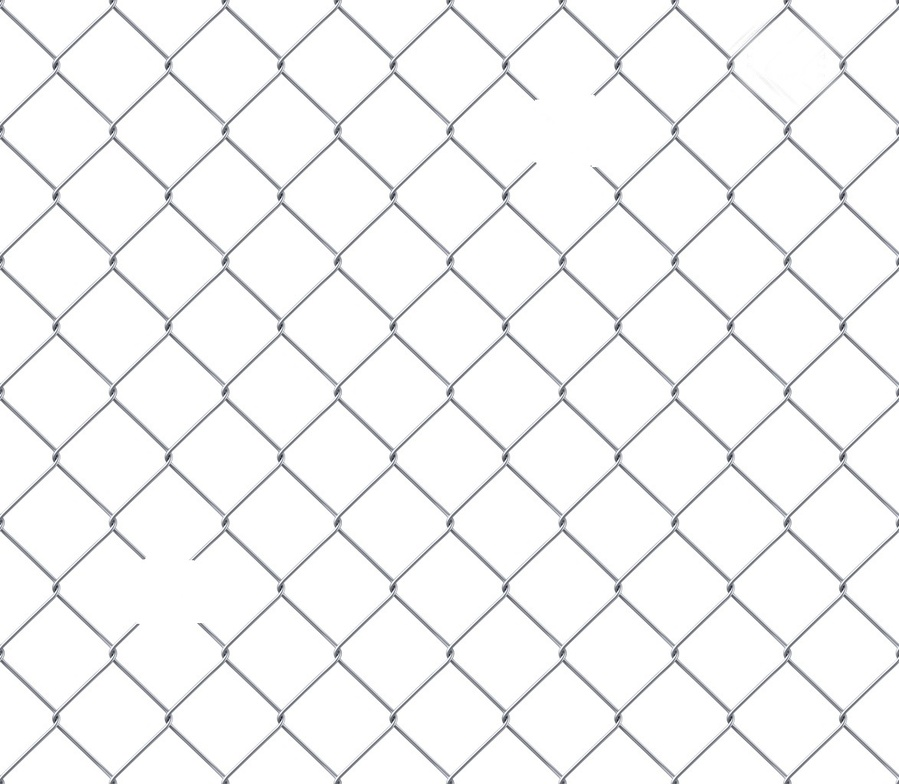
%> input picture codes/ch7_MorphologicalImageProcessing/4. Hole Detection by Binary Erosion/fence.jpg, 899 x 784 px, shrunk from 1173 x 1023 before the run
$ octave Binary_Erosion_Fence.m   (GNU Octave 9; MATLAB toolbox functions it lacks are replaced by stand-ins)
%> lines starting %> are read from the running program, lines starting %| are printed output that depends on the picture; in (x1, y1, x2, y2) boxes, pixels count from 0 and x2, y2 are one past the last pixel; in counts of white or black regions, pixels touching at a corner belong together; the program's own positions count from 1
% EE368/CS232 Digital Image Processing
% Bernd Girod
% Department of Electrical Engineering, Stanford University

% Script by Qiyuan Tian and David Chen
% Example: chain link fence hole detection

clear, clc, close all

% Load test image and binarize
img = imread('fence.jpg');
%> img is the input picture: size 784x899x3 uint8; mean R, G, B 245.5, 245.7, 246.1
img = rgb2gray(img);
%> img: size 784x899 uint8
imgSize = size(img)
%> imgSize = [784 899]
level = graythresh(img)
%> level = 0.776
BW = im2bw(img, level);
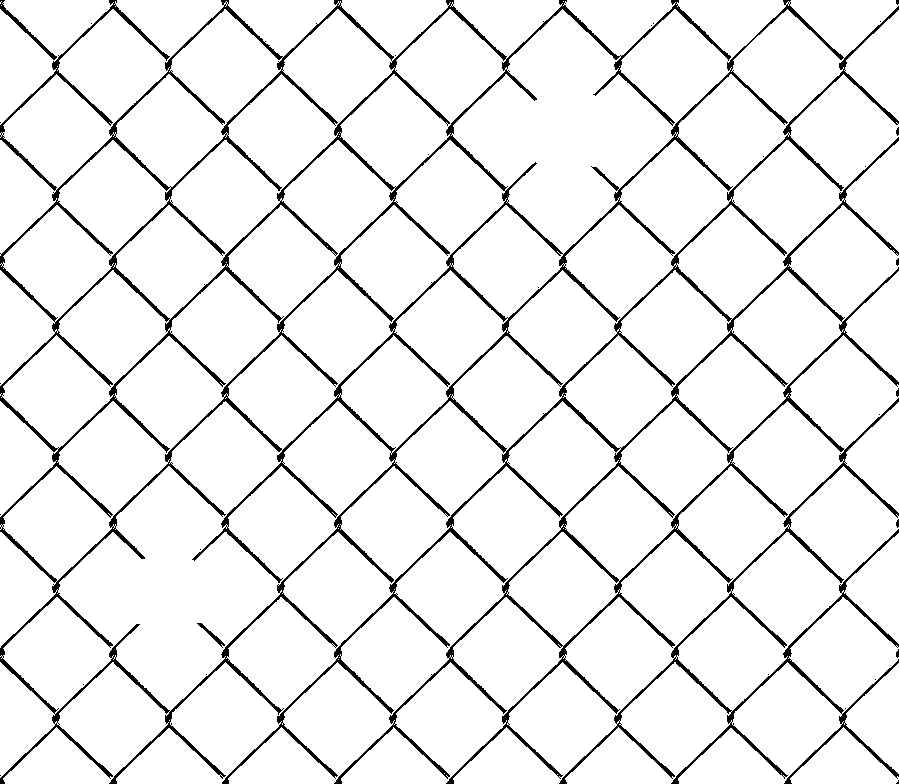
%> BW: size 784x899 logical; 93.1% white; black in thin lines or dots

% Perform erosion with cross structuring element
length = 151;
NHOOD = zeros(length);
NHOOD(ceil(length/2), :) = 1;
NHOOD(:, ceil(length/2)) = 1;
se = strel('arbitrary', NHOOD);
BW1 = imerode(BW, se);
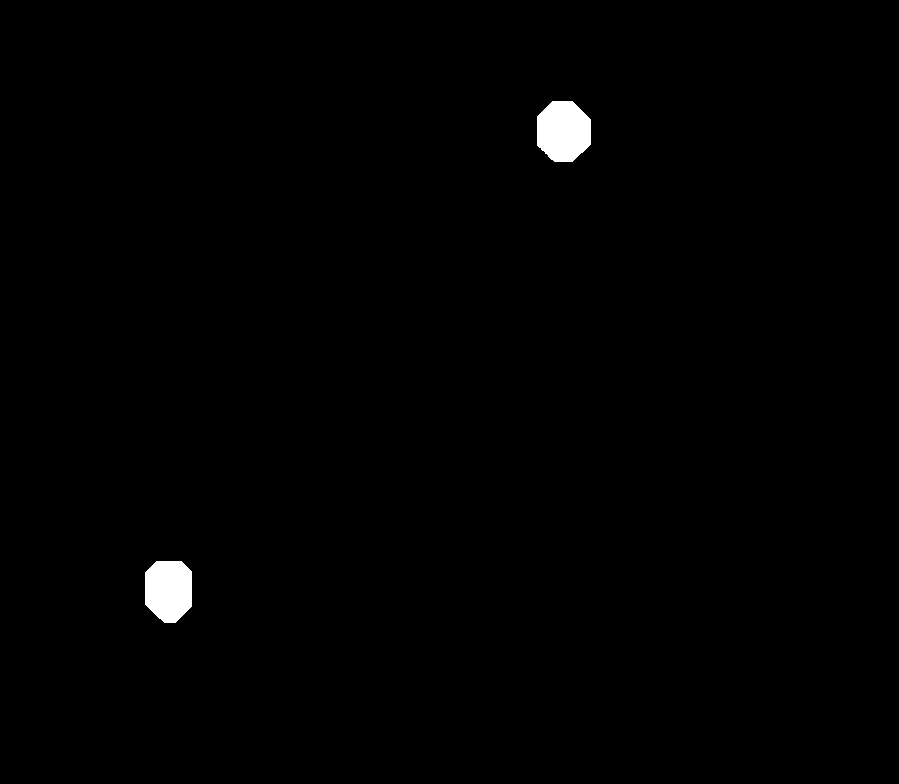
%> BW1: size 784x899 logical; 0.73% white; 2 white regions, box (x1, y1, x2, y2) and area: (537, 101, 591, 162) 2698, (145, 561, 192, 623) 2482
figure(1); clf;
imshow(NHOOD);

% Show images
figure(2); clf;
subplot(1, 3, 1), imshow(img); title('Original Image');
subplot(1, 3, 2), imshow(BW); title('Binarized Image');
subplot(1, 3, 3), imshow(BW1); title('Eroded Image');

% Save images
imwrite(BW, 'Binary_Erosion_Fence_bw.png');
imwrite(BW1, 'Binary_Erosion_Fence_detect.png');
